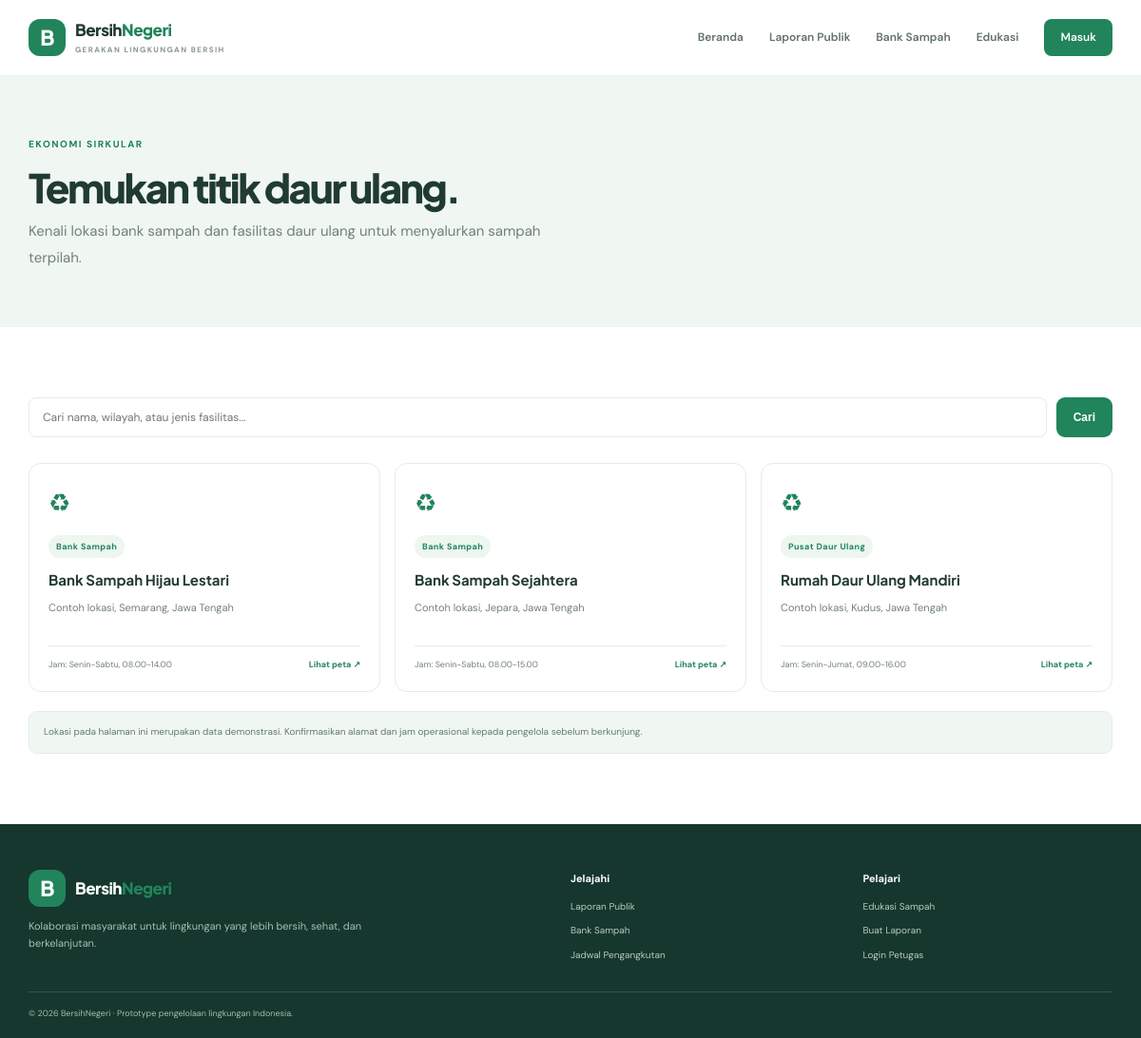
/lokasi.php, run on the app's committed database.
### tables this page shows
CREATE TABLE recycling_points(
 id INT UNSIGNED AUTO_INCREMENT PRIMARY KEY,name VARCHAR(160) NOT NULL,type VARCHAR(100) NOT NULL,
 address VARCHAR(250) NOT NULL,latitude DECIMAL(10,7) NULL,longitude DECIMAL(10,7) NULL,
 hours VARCHAR(120) NULL,is_active TINYINT(1) NOT NULL DEFAULT 1
);

### config/helpers.php (called while the page is built, shortened)
<?php
function e(?string $v):string{return htmlspecialchars($v??'',ENT_QUOTES,'UTF-8');}

### lokasi.php (the view)
<?php
require_once __DIR__.'/config/database.php';require_once __DIR__.'/config/helpers.php';
$pageTitle='Bank Sampah & Daur Ulang';$basePath='';$q=trim($_GET['q']??'');
$stmt=$pdo->prepare("SELECT * FROM recycling_points WHERE is_active=1 AND (name LIKE :q OR address LIKE :q OR type LIKE :q) ORDER BY name");$stmt->execute(['q'=>'%'.$q.'%']);$points=$stmt->fetchAll();require __DIR__.'/includes/header.php';
?>
<section class="page-banner"><div class="container"><span class="eyebrow">EKONOMI SIRKULAR</span><h1>Temukan titik daur ulang.</h1><p>Kenali lokasi bank sampah dan fasilitas daur ulang untuk menyalurkan sampah terpilah.</p></div></section>
<section class="section"><div class="container"><form class="filter"><input name="q" value="<?=e($q)?>" placeholder="Cari nama, wilayah, atau jenis fasilitas..."><button class="btn btn-primary">Cari</button></form>
<div class="location-grid"><?php foreach($points as $p):?><article class="location-card"><div class="location-icon">♻</div><span class="tag"><?=e($p['type'])?></span><h3><?=e($p['name'])?></h3><p><?=e($p['address'])?></p><div class="location-meta"><span>Jam: <?=e($p['hours']?:'Hubungi pengelola')?></span><?php if($p['latitude']&&$p['longitude']):?><a target="_blank" rel="noopener" href="https://www.openstreetmap.org/?mlat=<?=e((string)$p['latitude'])?>&mlon=<?=e((string)$p['longitude'])?>#map=17/<?=e((string)$p['latitude'])?>/<?=e((string)$p['longitude'])?>">Lihat peta ↗</a><?php endif;?></div></article><?php endforeach;?><?php if(!$points):?><div class="empty">Lokasi tidak ditemukan.</div><?php endif;?></div>
<div class="map-note">Lokasi pada halaman ini merupakan data demonstrasi. Konfirmasikan alamat dan jam operasional kepada pengelola sebelum berkunjung.</div></div></section>
<?php require __DIR__.'/includes/footer.php';?>

### assets/css/style.css (style rules this page uses)
:root { --green:#21845b;--deep:#153c32;--mint:#eaf5ef;--ink:#203a34;--muted:#71817b;--line:#e5ece8;--soft:#f6f9f7;--blue:#eaf2fb;--orange:#fff2e5;--purple:#f2edfb }
* { box-sizing:border-box }
body { margin:0;font:15px/1.65 'DM Sans',sans-serif;color:var(--ink) }
a { text-decoration:none;color:inherit }
.container { width:min(1140px,calc(100% - 42px));margin:auto }
.eyebrow { font-size:10px;font-weight:800;letter-spacing:1.5px;color:var(--green) }
.hero h1,.page-banner h1 { font:800 clamp(38px,5vw,57px)/1.13 'Plus Jakarta Sans';letter-spacing:-2.4px;margin:18px 0 }
.hero p,.page-banner p { max-width:550px;color:var(--muted);font-size:15px;line-height:1.85 }
.btn { display:inline-flex;align-items:center;justify-content:center;gap:9px;border:0;border-radius:9px;padding:12px 18px;font-size:12px;font-weight:700;cursor:pointer }
.btn-primary { background:var(--green);color:white }
.section { padding:74px 0 }
.report-card,.location-card { background:#fff;border:1px solid var(--line);border-radius:13px;padding:20px;transition:.2s }
.page-banner { background:#f0f7f2;padding:58px 0 }
.page-banner h1 { font-size:42px;margin:10px 0 }
.page-banner p { margin:0 }
.filter { display:flex;gap:10px;margin-bottom:27px }
.filter input,.filter select { flex:1;min-width:0;border:1px solid var(--line);border-radius:8px;padding:12px 14px;font:12px 'DM Sans';outline:0 }
.location-grid { display:grid;grid-template-columns:repeat(3,1fr);gap:15px }
.location-icon { font-size:26px;color:var(--green);margin-bottom:10px }
.tag { display:inline-block;font-size:9px;font-weight:700;letter-spacing:.4px;color:var(--green);background:#edf6ef;padding:5px 8px;border-radius:30px }
.location-card h3 { font:700 15px 'Plus Jakarta Sans';margin:13px 0 6px }
.location-card p { font-size:11px;color:var(--muted);min-height:38px }
.location-meta { border-top:1px solid var(--line);padding-top:12px;display:flex;justify-content:space-between;gap:10px;font-size:9px;color:var(--muted) }
.location-meta a { color:var(--green);font-weight:700 }
.map-note,.hint { background:#f0f7f2;border:1px solid #e2eee5;padding:13px 15px;border-radius:9px;color:#647b6b;font-size:10px;margin-top:20px }

### data on the page
recycling_points: type "Bank Sampah", name "Bank Sampah Hijau Lestari", address "Contoh lokasi, Semarang, Jawa Tengah", hours "Senin-Sabtu, 08.00-14.00"
recycling_points: type "Bank Sampah", name "Bank Sampah Sejahtera", address "Contoh lokasi, Jepara, Jawa Tengah", hours "Senin-Sabtu, 08.00-15.00"
recycling_points: type "Pusat Daur Ulang", name "Rumah Daur Ulang Mandiri", address "Contoh lokasi, Kudus, Jawa Tengah", hours "Senin-Jumat, 09.00-16.00"
